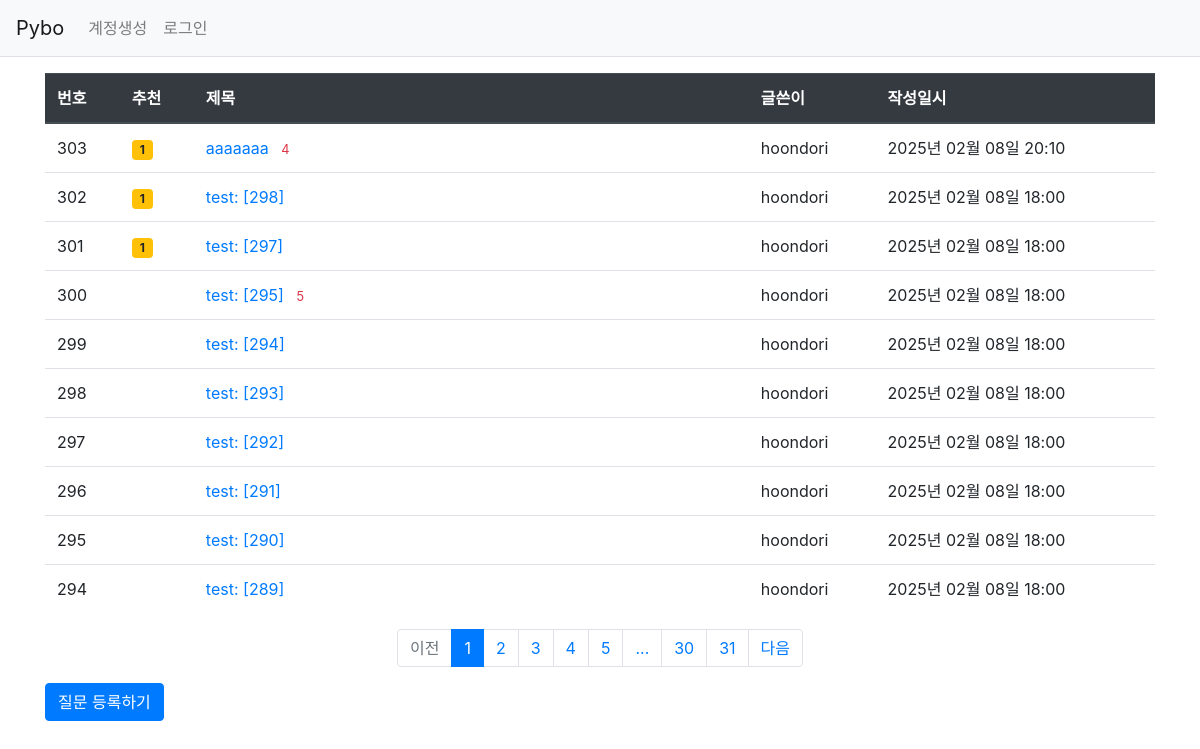
The page /question/list on the database its author committed.
### pybo/models.py (models this page shows)
class Question(db.Model):
    id = db.Column(db.Integer, primary_key=True)
    subject = db.Column(db.String(200), nullable=False)
    content = db.Column(db.Text(), nullable=False)
    create_date = db.Column(db.DateTime(), nullable=False)
    user_id = db.Column(db.Integer, db.ForeignKey('user.id', ondelete='CASCADE'), nullable=False)
    user = db.relationship('User', backref=db.backref('question_set'))
    modify_date = db.Column(db.DateTime(), nullable=True)
    voter = db.relationship('User', secondary=question_voter, backref=db.backref('question_voter_set'))

class User(db.Model):
    id = db.Column(db.Integer, primary_key=True)
    username = db.Column(db.String(150), unique=True, nullable=False)
    password = db.Column(db.String(200), nullable=False)
    email = db.Column(db.String(120), unique=True, nullable=False)

### pybo/views/question_views.py (the view)
@bp.route("/list")
def _list():
    page = request.args.get('page', type=int, default=1) # 페이지
    question_list = Question.query.order_by(Question.create_date.desc())
    question_list = question_list.paginate(page=page, per_page=10)
    return render_template('question/question_list.html', question_list=question_list)

### pybo/filter.py (called while the page is built)
def format_datetime(value, fmt='%Y년 %m월 %d일 %H:%M'):
    return value.strftime(fmt)

### pybo/views/auth_views.py (called while the page is built)
@bp.before_app_request
def load_logged_in_user():
    user_id = session.get('user_id')
    if user_id is None:
        g.user = None
    else:
        g.user = User.query.get(user_id)

### pybo/templates/question/question_list.html
{% extends 'base.html' %}
{% block content %}
<div class="container my-3">
    <table class="table">
        <thead>
        <tr class="thead-dark">
            <th>번호</th>
            <th>추천</th>
            <th style="width:50%">제목</th>
            <th>글쓴이</th>
            <th>작성일시</th>
        </tr>
        </thead>
        <tbody>
        {% if question_list %}
        {% for question in question_list.items %}
        <tr>
            <td>{{ question_list.total - ((question_list.page-1)*question_list.per_page) - loop.index }}</td>
            <td>
                {% if question.voter|length > 0 %}
                <span class="badge badge-warning px-2 py-1">{{ question.voter|length }} </span>
                {% endif %}
            </td>
            <td class="text-left">
                <a href="{{ url_for('question.detail', question_id=question.id) }}">{{ question.subject }}</a>
                {% if question.answer_set|length > 0 %}
                <span class="text-danger small ml-2">{{question.answer_set|length}}</span>
                {% endif %}
            </td>
            <td> {{ question.user.username }} </td>
            <td>{{ question.create_date|datetime }}</td>
        </tr>
        {% endfor %}
        {% else %}
        <tr>
            <td colspan="3">질문이 없습니다.</td>
        </tr>
        {% endif %}
        </tbody>
    </table>
    <ul class="pagination justify-content-center">
        {% if question_list.has_prev %}
        <li class="page-item">
            <a class="page-link" href="?page={{ question_list.prev_num }}">이전</a>
        </li>
        {% else %}
        <li class="page-item disabled">
            <a class="page-link" tabindex="-1" aria-disabled="true" href="#">이전</a>
        </li>
        {% endif %}
        {% for page_num in question_list.iter_pages() %}
            {% if page_num %}
                {% if page_num != question_list.page %}
                <li class="page-item">
                    <a class="page-link" href="?page={{ page_num }}">{{ page_num }}</a>
                </li>
                {% else %}
                <li class="page-item active" aria-current="page">
                    <a class="page-link" href="#">{{ page_num }}</a>
                </li>
                {% endif %}
           {% else %}
                <li class="disabled">
                    <a class="page-link" href="#">...</a>
                </li>
           {% endif %}
        {% endfor %}
        {% if question_list.has_next %}
        <li class="page-item">
            <a class="page-link" href="?page={{ question_list.next_num }}">다음</a>
        </li>
        {% else %}
        <li class="page-item disabled">
            <a class="page-link" tabindex="-1" aria-disabled="true" href="#">다음</a>
        </li>
        {% endif %}
    </ul>
    <a href="{{ url_for('question.create') }}" class="btn btn-primary">질문 등록하기</a>
</div>
{% endblock %}

### rows shown on the page
Question: total "303", voter|length "1", subject "aaaaaaa", answer_set|length "4", user.username "hoondori", create_date "2025년 02월 08일 20:10"
Question: total "302", voter|length "1", subject "test: [298]", user.username "hoondori", create_date "2025년 02월 08일 18:00"
Question: total "301", voter|length "1", subject "test: [297]", user.username "hoondori", create_date "2025년 02월 08일 18:00"
Question: total "300", subject "test: [295]", answer_set|length "5", user.username "hoondori", create_date "2025년 02월 08일 18:00"
Question: total "299", subject "test: [294]", user.username "hoondori", create_date "2025년 02월 08일 18:00"
Question: total "298", subject "test: [293]", user.username "hoondori", create_date "2025년 02월 08일 18:00"
Question: total "297", subject "test: [292]", user.username "hoondori", create_date "2025년 02월 08일 18:00"
Question: total "296", subject "test: [291]", user.username "hoondori", create_date "2025년 02월 08일 18:00"
Question: total "295", subject "test: [290]", user.username "hoondori", create_date "2025년 02월 08일 18:00"
Question: total "294", subject "test: [289]", user.username "hoondori", create_date "2025년 02월 08일 18:00"

### other values the page prints
{{ page_num }} "1"
{{ page_num }} "2" "3" "4" "5" "30" "31"
